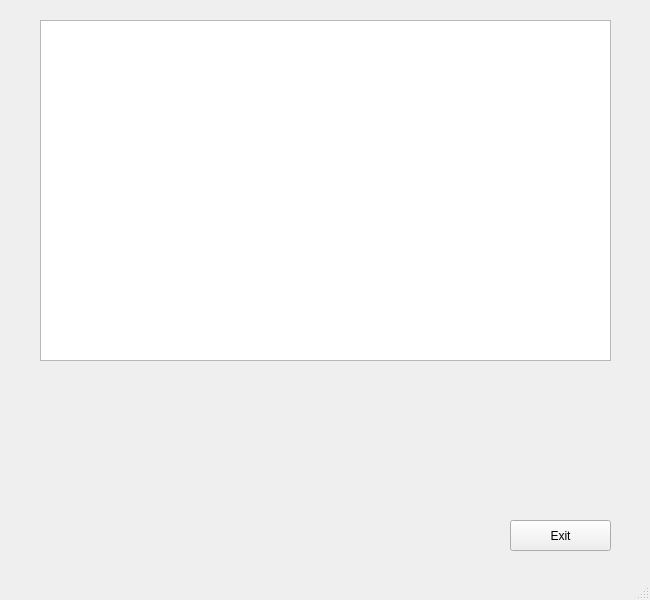
<?xml version="1.0" encoding="UTF-8"?>
<ui version="4.0">
 <class>kochSnowflake</class>
 <widget class="QMainWindow" name="kochSnowflake">
  <property name="geometry">
   <rect>
    <x>0</x>
    <y>0</y>
    <width>650</width>
    <height>600</height>
   </rect>
  </property>
  <property name="windowTitle">
   <string>MainWindow</string>
  </property>
  <widget class="QWidget" name="centralwidget">
   <widget class="QGraphicsView" name="graphicsView">
    <property name="geometry">
     <rect>
      <x>40</x>
      <y>20</y>
      <width>571</width>
      <height>341</height>
     </rect>
    </property>
   </widget>
   <widget class="QPushButton" name="pushButton">
    <property name="geometry">
     <rect>
      <x>510</x>
      <y>520</y>
      <width>101</width>
      <height>31</height>
     </rect>
    </property>
    <property name="text">
     <string>Exit</string>
    </property>
   </widget>
  </widget>
  <widget class="QMenuBar" name="menubar">
   <property name="geometry">
    <rect>
     <x>0</x>
     <y>0</y>
     <width>650</width>
     <height>22</height>
    </rect>
   </property>
  </widget>
  <widget class="QStatusBar" name="statusbar"/>
 </widget>
 <resources/>
 <connections>
  <connection>
   <sender>pushButton</sender>
   <signal>clicked()</signal>
   <receiver>kochSnowflake</receiver>
   <slot>close()</slot>
   <hints>
    <hint type="sourcelabel">
     <x>546</x>
     <y>562</y>
    </hint>
    <hint type="destinationlabel">
     <x>383</x>
     <y>560</y>
    </hint>
   </hints>
  </connection>
 </connections>
</ui>
